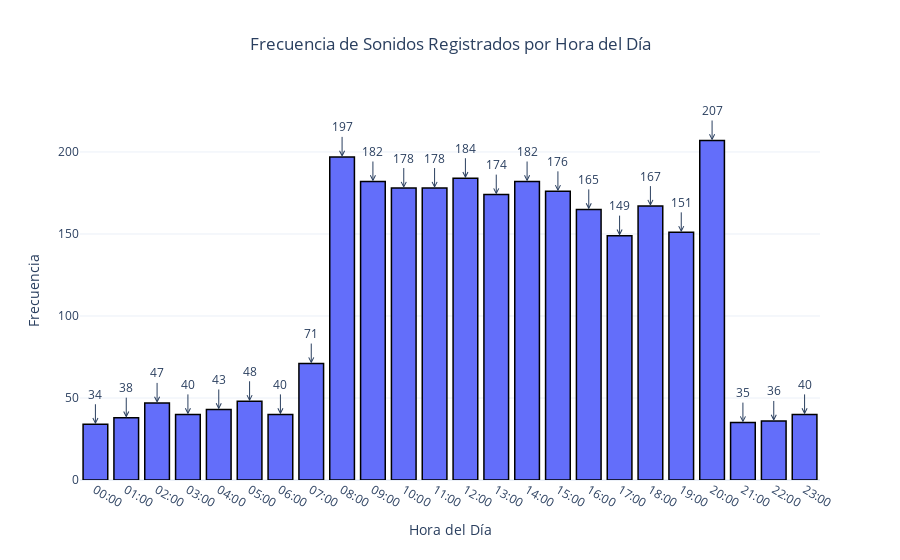

Write notebook code for a chart like this one.
### Markdown cell above
Se observa un conteo superior de Ruidos Medios (Medium) en la Ciudad de New Yor, seguido de Ruidos Altos (Hight) y finalmente una menor cantidad de Ruidos Bajos (Low).

### Code cell
# Creamos un DataFrame para contar la frecuencia por hora
hour_counts = df_sonidos['Hour'].value_counts().sort_index().reset_index()
hour_counts.columns = ['Hour', 'Frequency']

# Creamos el gráfico de barras con Plotly Express
fig = px.bar(hour_counts, x='Hour', y='Frequency', 
             labels={'Frequency': 'Frecuencia', 'Hour': 'Hora del Día'},
             title='Frecuencia de Sonidos Registrados por Hora del Día',
             template='plotly_white')

# Añadimos bordes a las barras
fig.update_traces(marker_line_color='black', marker_line_width=1.5)

# Añadimos etiquetas encima de las barras con flecha
for i, row in hour_counts.iterrows():
    fig.add_annotation(
        x=row['Hour'],
        y=row['Frequency'],
        text=str(row['Frequency']),
        showarrow=True,
        arrowhead=5,
        ax=0,
        ay=-30
    )

# Configuramos el diseño del gráfico
fig.update_layout(
    xaxis=dict(tickmode='array', tickvals=list(range(24)), ticktext=[f"{i:02}:00" for i in range(24)]),
    title_x=0.5  # Ajuste para centrar el título horizontalmente
)

# Mostramos el gráfico
fig.show()

### Figure 1 — Plotly figure (JSON) as saved in the notebook; plotly's stock layout.template omitted (floating-point values rounded to 4 significant figures)
{"data": [{"alignmentgroup": "True", "hovertemplate": "Hora del Día=%{x}<br>Frecuencia=%{y}<extra></extra>", "legendgroup": "", "marker": {"color": "#636efa", "line": {"color": "black", "width": 1.5}, "pattern": {"shape": ""}}, "name": "", "offsetgroup": "", "orientation": "v", "showlegend": false, "textposition": "auto", "type": "bar", "x": [0, 1, 2, 3, 4, 5, 6, 7, 8, 9, 10, 11, 12, 13, 14, 15, 16, 17, 18, 19, 20, 21, 22, 23], "xaxis": "x", "y": [34, 38, 47, 40, 43, 48, 40, 71, 197, 182, 178, 178, 184, 174, 182, 176, 165, 149, 167, 151, 207, 35, 36, 40], "yaxis": "y"}], "layout": {"annotations": [{"arrowhead": 5, "ax": 0, "ay": -30, "showarrow": true, "text": "34", "x": 0, "y": 34}, {"arrowhead": 5, "ax": 0, "ay": -30, "showarrow": true, "text": "38", "x": 1, "y": 38}, {"arrowhead": 5, "ax": 0, "ay": -30, "showarrow": true, "text": "47", "x": 2, "y": 47}, {"arrowhead": 5, "ax": 0, "ay": -30, "showarrow": true, "text": "40", "x": 3, "y": 40}, {"arrowhead": 5, "ax": 0, "ay": -30, "showarrow": true, "text": "43", "x": 4, "y": 43}, {"arrowhead": 5, "ax": 0, "ay": -30, "showarrow": true, "text": "48", "x": 5, "y": 48}, {"arrowhead": 5, "ax": 0, "ay": -30, "showarrow": true, "text": "40", "x": 6, "y": 40}, {"arrowhead": 5, "ax": 0, "ay": -30, "showarrow": true, "text": "71", "x": 7, "y": 71}, {"arrowhead": 5, "ax": 0, "ay": -30, "showarrow": true, "text": "197", "x": 8, "y": 197}, {"arrowhead": 5, "ax": 0, "ay": -30, "showarrow": true, "text": "182", "x": 9, "y": 182}, {"arrowhead": 5, "ax": 0, "ay": -30, "showarrow": true, "text": "178", "x": 10, "y": 178}, {"arrowhead": 5, "ax": 0, "ay": -30, "showarrow": true, "text": "178", "x": 11, "y": 178}, {"arrowhead": 5, "ax": 0, "ay": -30, "showarrow": true, "text": "184", "x": 12, "y": 184}, {"arrowhead": 5, "ax": 0, "ay": -30, "showarrow": true, "text": "174", "x": 13, "y": 174}, {"arrowhead": 5, "ax": 0, "ay": -30, "showarrow": true, "text": "182", "x": 14, "y": 182}, {"arrowhead": 5, "ax": 0, "ay": -30, "showarrow": true, "text": "176", "x": 15, "y": 176}, {"arrowhead": 5, "ax": 0, "ay": -30, "showarrow": true, "text": "165", "x": 16, "y": 165}, {"arrowhead": 5, "ax": 0, "ay": -30, "showarrow": true, "text": "149", "x": 17, "y": 149}, {"arrowhead": 5, "ax": 0, "ay": -30, "showarrow": true, "text": "167", "x": 18, "y": 167}, {"arrowhead": 5, "ax": 0, "ay": -30, "showarrow": true, "text": "151", "x": 19, "y": 151}, {"arrowhead": 5, "ax": 0, "ay": -30, "showarrow": true, "text": "207", "x": 20, "y": 207}, {"arrowhead": 5, "ax": 0, "ay": -30, "showarrow": true, "text": "35", "x": 21, "y": 35}, {"arrowhead": 5, "ax": 0, "ay": -30, "showarrow": true, "text": "36", "x": 22, "y": 36}, {"arrowhead": 5, "ax": 0, "ay": -30, "showarrow": true, "text": "40", "x": 23, "y": 40}], "barmode": "relative", "legend": {"tracegroupgap": 0}, "title": {"text": "Frecuencia de Sonidos Registrados por Hora del Día", "x": 0.5}, "xaxis": {"anchor": "y", "domain": [0, 1], "tickmode": "array", "ticktext": ["00:00", "01:00", "02:00", "03:00", "04:00", "05:00", "06:00", "07:00", "08:00", "09:00", "10:00", "11:00", "12:00", "13:00", "14:00", "15:00", "16:00", "17:00", "18:00", "19:00", "20:00", "21:00", "22:00", "23:00"], "tickvals": [0, 1, 2, 3, 4, 5, 6, 7, 8, 9, 10, 11, 12, 13, 14, 15, 16, 17, 18, 19, 20, 21, 22, 23], "title": {"text": "Hora del Día"}}, "yaxis": {"anchor": "x", "domain": [0, 1], "title": {"text": "Frecuencia"}}}}
